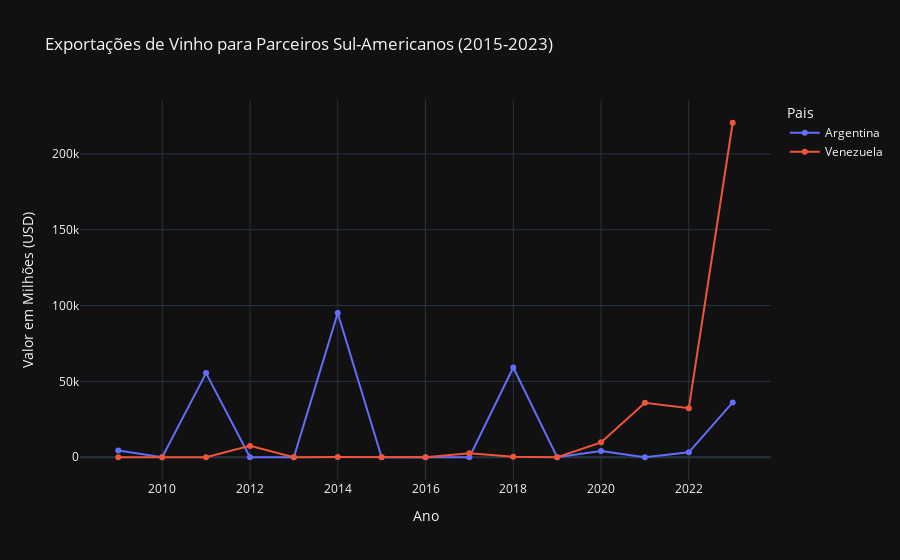

Source (notebook cell):
### Markdown cell above
#### Análise de Concorrentes Regionais: Argentina e Venezuela
Uma visão sobre os parceiros comerciais na América do Sul.

### Code cell
# Filtrando dados para Argentina e Venezuela
df_arg_ven = df_final[df_final['Pais'].isin(['Argentina', 'Venezuela'])]

# Criando o gráfico comparativo
fig = px.line(
    df_arg_ven,
    x='Ano',
    y='Valor_USD',
    color='Pais',
    title='Exportações de Vinho para Parceiros Sul-Americanos (2015-2023)',
    labels={'Valor_USD': 'Valor em Milhões (USD)', 'Ano': 'Ano'},
    template='plotly_dark',
    markers=True
)
fig.show()

### Figure 1 — Plotly figure (JSON) as saved in the notebook; plotly's stock layout.template omitted (floating-point values rounded to 4 significant figures)
{"data": [{"hovertemplate": "Pais=Argentina<br>Ano=%{x}<br>Valor em Milhões (USD)=%{y}<extra></extra>", "legendgroup": "Argentina", "line": {"color": "#636efa", "dash": "solid"}, "marker": {"symbol": "circle"}, "mode": "lines+markers", "name": "Argentina", "orientation": "v", "showlegend": true, "type": "scatter", "x": [2009, 2010, 2011, 2012, 2013, 2014, 2015, 2016, 2017, 2018, 2019, 2020, 2021, 2022, 2023], "xaxis": "x", "y": [4523, 0, 55460, 0, 0, 95130, 0, 0, 0, 59150, 0, 4176, 13, 3232, 36133], "yaxis": "y"}, {"hovertemplate": "Pais=Venezuela<br>Ano=%{x}<br>Valor em Milhões (USD)=%{y}<extra></extra>", "legendgroup": "Venezuela", "line": {"color": "#EF553B", "dash": "solid"}, "marker": {"symbol": "circle"}, "mode": "lines+markers", "name": "Venezuela", "orientation": "v", "showlegend": true, "type": "scatter", "x": [2009, 2010, 2011, 2012, 2013, 2014, 2015, 2016, 2017, 2018, 2019, 2020, 2021, 2022, 2023], "xaxis": "x", "y": [0, 0, 0, 7492, 0, 232, 0, 0, 2646, 355, 0, 9808, 35944, 32351, 220512], "yaxis": "y"}], "layout": {"legend": {"title": {"text": "Pais"}, "tracegroupgap": 0}, "title": {"text": "Exportações de Vinho para Parceiros Sul-Americanos (2015-2023)"}, "xaxis": {"anchor": "y", "domain": [0, 1], "title": {"text": "Ano"}}, "yaxis": {"anchor": "x", "domain": [0, 1], "title": {"text": "Valor em Milhões (USD)"}}}}
